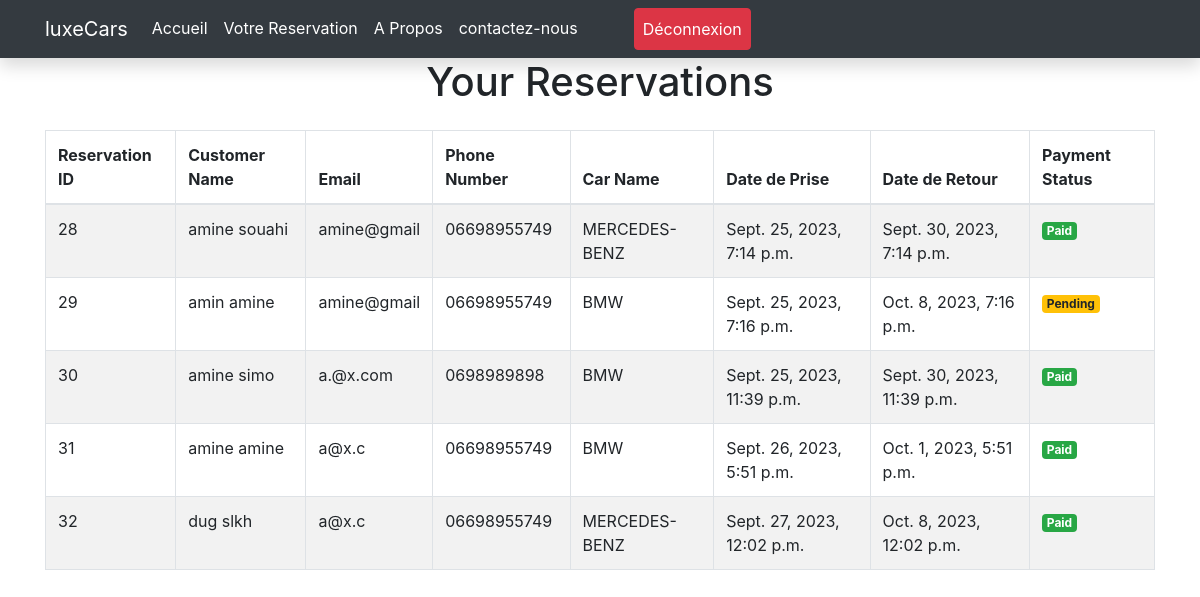
/reservation_list/ (signed in), run on the app's committed database.
### locationdevoiture/models.py (models this page shows)
class Reservation(models.Model):
    user = models.ForeignKey(
        settings.AUTH_USER_MODEL,  # Use the custom user model
        on_delete=models.CASCADE,
        default=1  # Set the default user ID here
    )
    first_name = models.CharField(max_length=100)
    last_name = models.CharField(max_length=100)
    email = models.EmailField()
    phone_number = models.CharField(max_length=10)
    date_de_prise = models.DateTimeField()
    date_de_retour = models.DateTimeField()
    car_name=models.CharField(max_length=100)
    PAYMENT_STATUS_CHOICES = [
        ('Pending', 'Pending'),
        ('Paid', 'Paid'),
    ]
    payment_status = models.CharField(
        max_length=10,
        choices=PAYMENT_STATUS_CHOICES,
        default='Pending',
    )

### locationdevoiture/views.py (the view)
# urls.py: path('reservation_list/', views.reservation_list, name='reservation_list'),
@login_required
def reservation_list(request):
    user = request.user
    reservations = Reservation.objects.filter(user=user)
    return render(request, 'reservation_list.html', {'reservations': reservations})

### locationdevoiture/templates/reservation_list.html
{% extends "base.html" %}
{% block content %}
<div class="container">
    <h1 class="text-center mb-4">Your Reservations</h1>
    <div class="table-responsive">
        <table class="table table-striped table-bordered">
            <thead>
                <tr>
                    <th>Reservation ID</th>
                    <th>Customer Name</th>
                    <th>Email</th>
                    <th>Phone Number</th>
                    <th>Car Name</th>
                    <th>Date de Prise</th>
                    <th>Date de Retour</th>
                    <th>Payment Status</th>
                </tr>
            </thead>
            <tbody>
                {% for reservation in reservations %}
                <tr>
                    <td>{{ reservation.id }}</td>
                    <td>{{ reservation.first_name }} {{ reservation.last_name }}</td>
                    <td>{{ reservation.email }}</td>
                    <td>{{ reservation.phone_number }}</td>
                    <td>{{ reservation.car_name }}</td>
                    <td>{{ reservation.date_de_prise }}</td>
                    <td>{{ reservation.date_de_retour }}</td>
                    <td>
                        {% if reservation.payment_status == 'Paid' %}
                            <span class="badge badge-success">{{ reservation.payment_status }}</span>
                        {% else %}
                            <span class="badge badge-warning">{{ reservation.payment_status }}</span>
                        {% endif %}
                    </td>
                </tr>
                {% empty %}
                <tr>
                    <td colspan="8" class="text-center">You have no reservations.</td>
                </tr>
                {% endfor %}
            </tbody>
        </table>
    </div>
</div>
{% endblock %}

### locationdevoiture/templates/base.html (shortened to what this page needs)
<!DOCTYPE html>
<html lang="en">
  <head>
    <link
      rel="stylesheet"
      href="https://cdn.jsdelivr.net/npm/bootstrap@4.4.1/dist/css/bootstrap.min.css"
    />
  </head>
  <body>
    <nav class="navbar navbar-expand-lg navbar-light bg-light bg-dark shadow">
        <div class="container">
            <a class="navbar-brand text-white" href="#">luxeCars </a>
            <div class="collapse navbar-collapse" id="navbarNavAltMarkup">
                <div class="navbar-nav">
                    <a class="nav-item nav-link active text-white" href="/">Accueil <span class="sr-only">(current)</span></a>
                    <a class="nav-item nav-link text-white" href="/reservation_list">Votre Reservation</a>
                    <a class="nav-item nav-link text-white" href="#">A Propos</a>
                    <a class="nav-item nav-link text-white disabled" href="#" tabindex="-1" aria-disabled="true">contactez-nous</a>
                    {% if user.is_authenticated %}
                        <li class="nav-item active ml-5">
                            <a class="nav-item nav-link btn btn-danger text-white" href="{% url 'custom_logout' %}">Déconnexion</a>
                        </li>
                    {% endif %}
                </div>
            </div>
        </div>
    </nav>
{% block content %}{% endblock %}
  </body>
</html>

### locationdevoiture/templates/base.html (style rules this page uses)
body { background-image: url('https://img.freepik.com/free-photo/business-parking-empty-carpark-abstract_1203-5195.jpg?w=1480&t=st=1695489924~exp=1695490524~hmac=7f326938d276f6a0d9049afb8fb4a02ff38ff079e2a5983c8f2518d39fbdc69e'); background-size: cover; background-repeat: no-repeat; }

### data on the page
Reservation: id "28", first_name "amine", last_name "souahi", email "amine@gmail", phone_number "06698955749", car_name "MERCEDES-BENZ", date_de_prise "Sept. 25, 2023, 7:14 p.m.", date_de_retour "Sept. 30, 2023, 7:14 p.m.", payment_status "Paid"
Reservation: id "29", first_name "amin", last_name "amine", email "amine@gmail", phone_number "06698955749", car_name "BMW", date_de_prise "Sept. 25, 2023, 7:16 p.m.", date_de_retour "Oct. 8, 2023, 7:16 p.m.", payment_status "Pending"
Reservation: id "30", first_name "amine", last_name "simo", email "a.@x.com", phone_number "0698989898", car_name "BMW", date_de_prise "Sept. 25, 2023, 11:39 p.m.", date_de_retour "Sept. 30, 2023, 11:39 p.m.", payment_status "Paid"
Reservation: id "31", first_name "amine", last_name "amine", email "a@x.c", phone_number "06698955749", car_name "BMW", date_de_prise "Sept. 26, 2023, 5:51 p.m.", date_de_retour "Oct. 1, 2023, 5:51 p.m.", payment_status "Paid"
Reservation: id "32", first_name "dug", last_name "slkh", email "a@x.c", phone_number "06698955749", car_name "MERCEDES-BENZ", date_de_prise "Sept. 27, 2023, 12:02 p.m.", date_de_retour "Oct. 8, 2023, 12:02 p.m.", payment_status "Paid"
